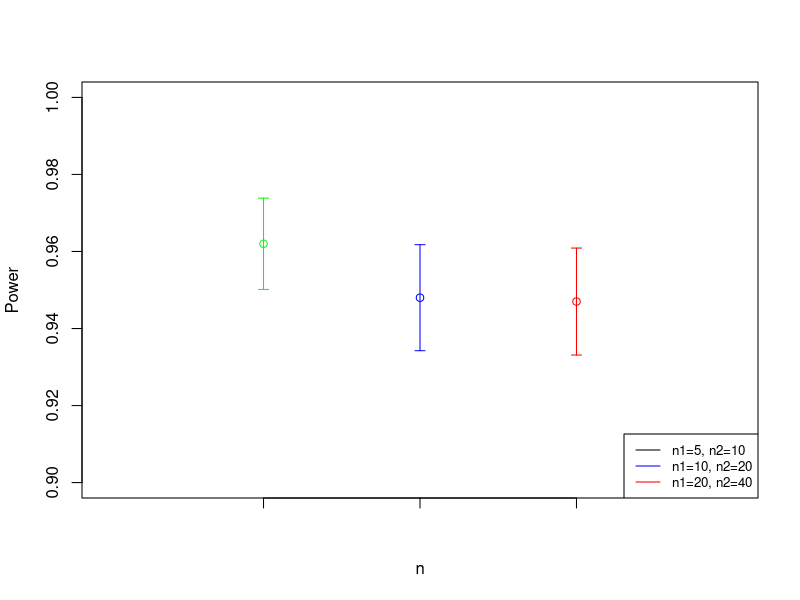
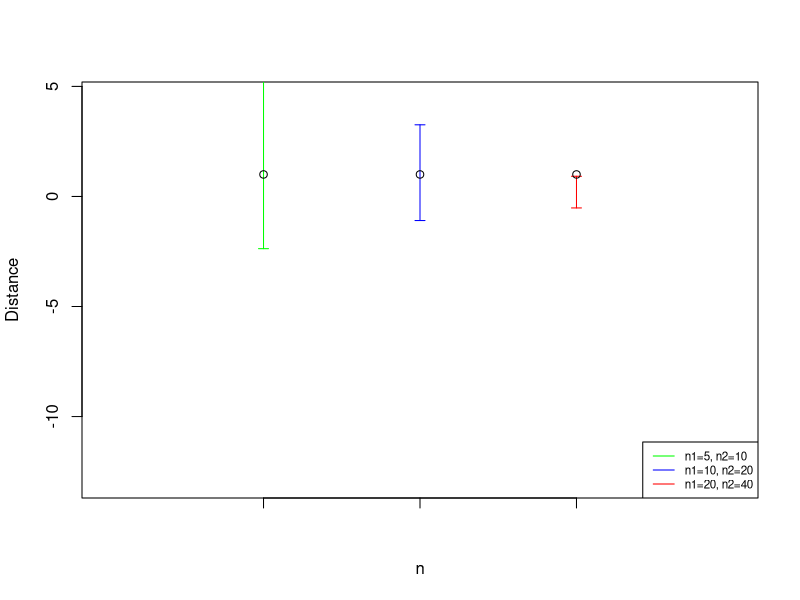

Here is the R script that generated these plots, in order:
# Zadanie3
set.seed(2457)
alpha = 0.05
k = 1000 #ilosc powtorzen eksperymentu

zad3 <- function(n1,n2,symNum){
  
  Xe=matrix(rnorm(n1*symNum),n1,symNum)
  Ye=matrix(rnorm(n2*symNum),n2,symNum) - 1
  #Xe=matrix(rlogis(n1*symNum),n1,symNum)
  #Ye=matrix(rlogis(n2*symNum),n2,symNum) - 1
  #Xe=matrix(rcauchy(n1*symNum),n1,symNum)
  #Ye=matrix(rcauchy(n2*symNum),n2,symNum) - 1
  
  #delta = sapply(1:symNum, function(i){wilcox.test(Xe[,i], Ye[,i], exact = TRUE, conf.int = TRUE)$estimate})
  prze = sapply(1:symNum, function(i){wilcox.test(Xe[,i], Ye[,i], exact = TRUE, conf.int = TRUE)$conf.int})
  zlicz = 0
  for (i in 1:symNum){
    if (1 > prze[1,i] && 1 < prze[2,i])
      zlicz = zlicz + 1
  }
  
  return (zlicz/symNum)
  #return (apply(prze,1,mean))
  #return (mean(delta))
}


#i) wyniki
I = zad3(5,10,k)
I

#ii) wyniki
II = zad3(10,20,k)
II

#iii) wyniki
III = zad3(20,40,k)
III

bladI = qnorm(1-alpha/2)*sqrt(I*(1-I)/k)
bladII = qnorm(1-alpha/2)*sqrt(II*(1-II)/k)
bladIII = qnorm(1-alpha/2)*sqrt(III*(1-III)/k)

plot(c(1),I,ylim=c(0.9,1.0), xlim=c(0,4), ylab='Power', col='green', xlab='n', xaxt='n')
legend("bottomright", c("n1=5, n2=10", "n1=10, n2=20",'n1=20, n2=40'), col = c('black','blue','red'), text.col = "black", lty = 1, cex=0.8)
arrows(c(3), III-bladIII, c(3), III+bladIII, length=0.05, col="red", angle=90, code=3)
lines(c(2),II,col = 'blue', type='p')
lines(c(3),III,col = 'red', type='p')
arrows(c(2), II-bladII, c(2), II+bladII,length=0.05, col="blue", angle=90, code=3)
arrows(c(1), I-bladI, c(1), I+bladI, length=0.05, col='green', angle=90, code=3)
axis(1, at=1:3,labels = c('','',''))
#lines(c(1,2,3),rep(1,3),col = 'black', type='p')

los <- function(n1,n2,symNum){
  
  #Xe=rnorm(n1)
  #Ye=rnorm(n2) - 1
  #Xe=rlogis(n1)
  #Ye=rlogis(n2) - 1
  Xe=rcauchy(n1)
  Ye=rcauchy(n2) - 1
  
  delta = wilcox.test(Xe, Ye, exact = TRUE, conf.int = TRUE)$estimate
  prze = wilcox.test(Xe, Ye, exact = TRUE, conf.int = TRUE)$conf.int
  dlu = prze[2]-prze[1]
  
  return (c(prze[1],prze[2],dlu, delta))
}

#i) wyniki
Il = los(5,10,k)
Il

#ii) wyniki
IIl = los(10,20,k)
IIl

#iii) wyniki
IIIl = los(20,40,k)
IIIl

plot(c(1),7,ylim=c(-13,4.5), xlim=c(0,4), ylab='Distance', col='green', xlab='n', xaxt='n')
legend("bottomright", c("n1=5, n2=10", "n1=10, n2=20",'n1=20, n2=40'), col = c('green','blue','red'), text.col = "black", lty = 1, cex=0.7)
arrows(c(3), IIIl[1], c(3), IIIl[2], length=0.05, col="red", angle=90, code=3)
arrows(c(2), IIl[1], c(2), IIl[2],length=0.05, col="blue", angle=90, code=3)
arrows(c(1), Il[1], c(1), Il[2], length=0.05, col='green', angle=90, code=3)
axis(1, at=1:3,labels = c('','',''))
lines(c(1,2,3),rep(1,3),col = 'black', type='p')
